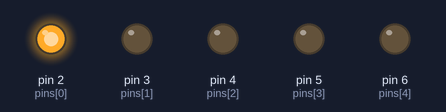
Bench run of a sketch on a simulated Arduino Uno, built with avr-gcc and run on an emulated ATmega328P. Shown: output pins drawn as LEDs (lit = HIGH).

Above: at 0.5 s.
At 1.5 s:
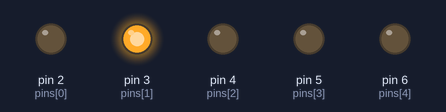
At 2.5 s:
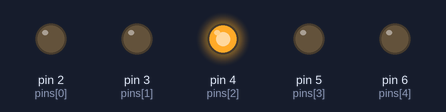
At 3.5 s:
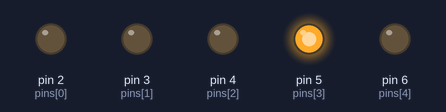
At 4.5 s:
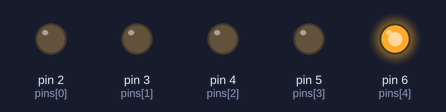
Timing chart, 0 to 6.5 s (numbered marks = the images above):
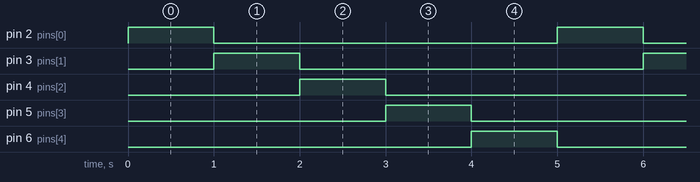

Measured:
- by itself, pin 2 (pins[0]), pin 3 (pins[1]), pin 4 (pins[2]), pin 5 (pins[3]), pin 6 (pins[4]): alternates HIGH for 1.0 s and LOW for 4.0 s
- by itself, everything shown: repeats every 5.0 s, in 6 steps

The sketch:

blink_5_leds_one_by_one1.ino
```cpp
//Tinkercad link : https://www.tinkercad.com/things/fjtHIuvegsk-blink-5-leds-one-by-one
const int n = 5;
int pins[n] = {2,3,4,5,6} ;
void setup()
{
  for(int i = 0 ; i <= 4 ; i++){
    pinMode(pins[i] , OUTPUT);
  }
}

void loop()
{
  for(int j = 0 ; j<= n-1 ; j++){
    digitalWrite(pins[j] , HIGH);
    delay(1000) ;
    digitalWrite(pins[j] , LOW);
  }
}
```
